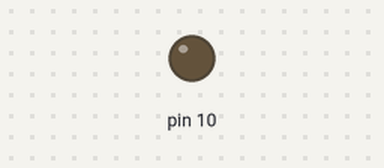
Simulated run of this sketch. Board: Arduino Uno, built with avr-gcc and run on an emulated ATmega328P. Shown: output pins drawn as LEDs (lit = HIGH).

Above: at 0.05 s.
At 19.95 s:
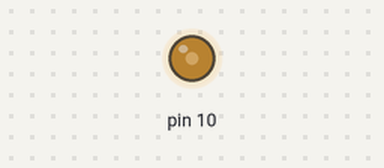
Timing chart, 0 to 26.0 s (numbered marks = the images above):
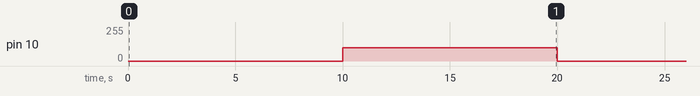

The sketch:

BT2.ino
```cpp
void setup() {
  // put your setup code here, to run once:
  pinMode(10,OUTPUT);

}

void loop() {
  // put your main code here, to run repeatedly:
//  digitalWrite(10,HIGH);
//  delay(1000);
//  digitalWrite(10,LOW);
//  delay(10000);

  analogWrite(10,0);
  delay(10000);
  analogWrite(10,100);
  delay(10000);
}
```

Measured:
- by itself, pin 10: alternates 100/255 for 10.0 s and 0/255 for 10.0 s
